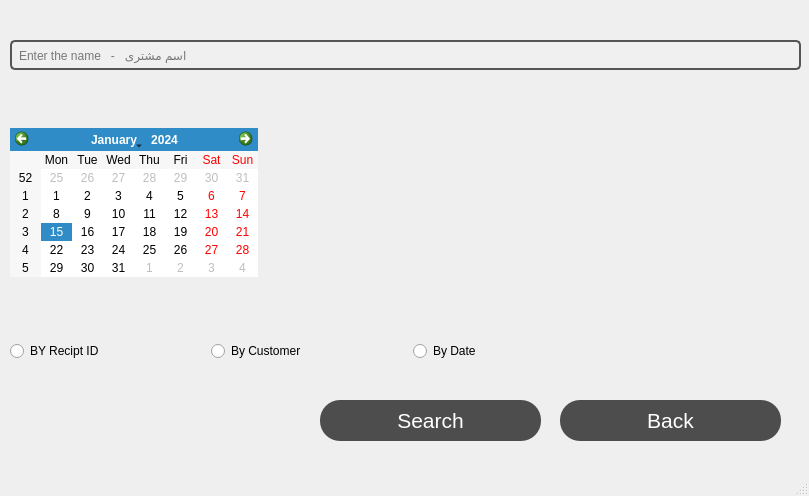
<?xml version="1.0" encoding="UTF-8"?>
<ui version="4.0">
 <class>MainWindow</class>
 <widget class="QMainWindow" name="MainWindow">
  <property name="geometry">
   <rect>
    <x>0</x>
    <y>0</y>
    <width>809</width>
    <height>496</height>
   </rect>
  </property>
  <property name="windowTitle">
   <string>MainWindow</string>
  </property>
  <widget class="QWidget" name="centralwidget">
   <widget class="QPushButton" name="backButton">
    <property name="geometry">
     <rect>
      <x>560</x>
      <y>400</y>
      <width>221</width>
      <height>41</height>
     </rect>
    </property>
    <property name="font">
     <font>
      <pointsize>16</pointsize>
     </font>
    </property>
    <property name="styleSheet">
     <string notr="true">QPushButton {
    background-color: #4d4d4d;
    color: #ffffff;
    padding: 8px 16px;
    border-radius: 20px;
    box-shadow: 2px 2px 4px rgba(0, 0, 0, 0.4);
}

QPushButton:hover {
    background-color: #595959;
}

QPushButton:pressed {
    background-color: #3d3d3d;
}</string>
    </property>
    <property name="text">
     <string>Back</string>
    </property>
   </widget>
   <widget class="QPushButton" name="searchButton">
    <property name="geometry">
     <rect>
      <x>320</x>
      <y>400</y>
      <width>221</width>
      <height>41</height>
     </rect>
    </property>
    <property name="font">
     <font>
      <pointsize>16</pointsize>
     </font>
    </property>
    <property name="styleSheet">
     <string notr="true">QPushButton {
    background-color: #4d4d4d;
    color: #ffffff;
    padding: 8px 16px;
    border-radius: 20px;
    box-shadow: 2px 2px 4px rgba(0, 0, 0, 0.4);
}

QPushButton:hover {
    background-color: #595959;
}

QPushButton:pressed {
    background-color: #3d3d3d;
}</string>
    </property>
    <property name="text">
     <string>Search</string>
    </property>
   </widget>
   <widget class="QWidget" name="">
    <property name="geometry">
     <rect>
      <x>10</x>
      <y>340</y>
      <width>471</width>
      <height>22</height>
     </rect>
    </property>
    <layout class="QHBoxLayout" name="horizontalLayout">
     <item>
      <widget class="QRadioButton" name="radioButton_2">
       <property name="text">
        <string>BY Recipt ID</string>
       </property>
      </widget>
     </item>
     <item>
      <spacer name="horizontalSpacer">
       <property name="orientation">
        <enum>Qt::Horizontal</enum>
       </property>
       <property name="sizeHint" stdset="0">
        <size>
         <width>40</width>
         <height>20</height>
        </size>
       </property>
      </spacer>
     </item>
     <item>
      <widget class="QRadioButton" name="radioButton">
       <property name="text">
        <string>By Customer</string>
       </property>
      </widget>
     </item>
     <item>
      <spacer name="horizontalSpacer_3">
       <property name="orientation">
        <enum>Qt::Horizontal</enum>
       </property>
       <property name="sizeHint" stdset="0">
        <size>
         <width>40</width>
         <height>20</height>
        </size>
       </property>
      </spacer>
     </item>
     <item>
      <widget class="QRadioButton" name="radioButton_3">
       <property name="text">
        <string>By Date</string>
       </property>
      </widget>
     </item>
    </layout>
   </widget>
   <widget class="QWidget" name="">
    <property name="geometry">
     <rect>
      <x>10</x>
      <y>40</y>
      <width>791</width>
      <height>237</height>
     </rect>
    </property>
    <layout class="QGridLayout" name="gridLayout">
     <item row="3" column="2">
      <spacer name="horizontalSpacer_4">
       <property name="orientation">
        <enum>Qt::Horizontal</enum>
       </property>
       <property name="sizeHint" stdset="0">
        <size>
         <width>40</width>
         <height>20</height>
        </size>
       </property>
      </spacer>
     </item>
     <item row="0" column="0" rowspan="2" colspan="3">
      <widget class="QLineEdit" name="name">
       <property name="font">
        <font>
         <pointsize>-1</pointsize>
        </font>
       </property>
       <property name="styleSheet">
        <string notr="true">QLineEdit {
    background-color: #f0f0f0; /* Set the background color */
    border: 2px solid #555555; /* Set the border style */
    border-radius: 5px; /* Set the border radius */
    padding: 5px; /* Set the padding */
    color: #000000; /* Set the text color */
    font-size: 12px; /* Set the font size */
}</string>
       </property>
       <property name="text">
        <string/>
       </property>
       <property name="placeholderText">
        <string>Enter the name   -   اسم مشتری</string>
       </property>
      </widget>
     </item>
     <item row="3" column="0" colspan="2">
      <widget class="QCalendarWidget" name="calendarWidget"/>
     </item>
     <item row="2" column="0">
      <spacer name="verticalSpacer">
       <property name="orientation">
        <enum>Qt::Vertical</enum>
       </property>
       <property name="sizeHint" stdset="0">
        <size>
         <width>20</width>
         <height>40</height>
        </size>
       </property>
      </spacer>
     </item>
    </layout>
   </widget>
  </widget>
  <widget class="QMenuBar" name="menubar">
   <property name="geometry">
    <rect>
     <x>0</x>
     <y>0</y>
     <width>809</width>
     <height>21</height>
    </rect>
   </property>
  </widget>
  <widget class="QStatusBar" name="statusbar"/>
 </widget>
 <resources/>
 <connections/>
</ui>
